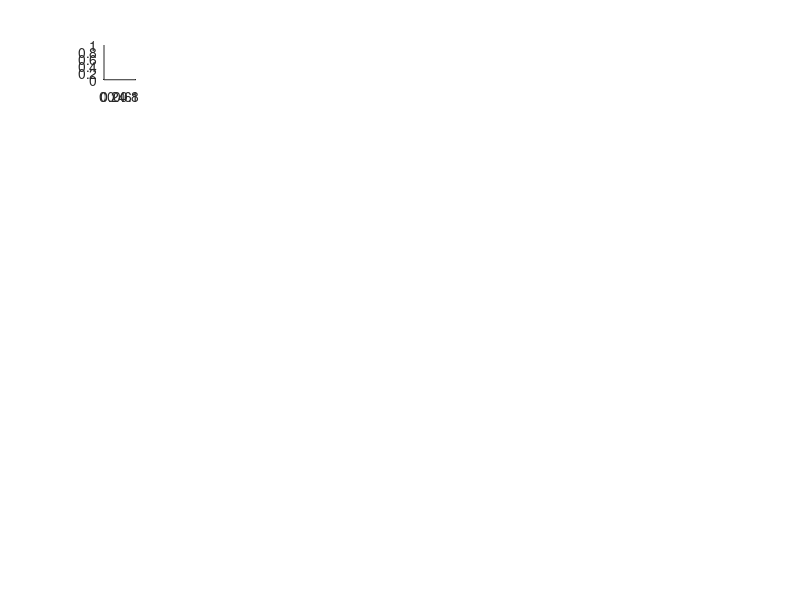

Reproduce this figure in MATLAB. (Note: this script raises an error after producing the figure.)
%% Section 1 - chosen frames

%numbers of chosen frames
numbersOfFrame = [1 2 3 4 5 6 7 8 9 10 11 13 14 15 16 17 18 19 20 21 22 24 25 26 27 28 29 30 31 32 33 35 36 37 38 39 40 41 42 43 44 46 47 48 49 50 51 52 53 54 55 57 58 59 60 61 62 63 64];%[5 6 16 71 21 26 29 32 39 47 52 59 56 63];
sizeNumbers = size(numbersOfFrame, 2);

%viewing chosen frames
figure;
for i = 1 : sizeNumbers
   subplot(7, ceil(sizeNumbers / 7), i);
   pcshow(pcread("data/framesTest3Limited/frameLimited" + num2str(numbersOfFrame(i)) + ".ply"), 'VerticalAxis', 'Y', 'VerticalAxisDir', 'Down');
end

%% Section 2 - merging 

%fixed point cloud
fixedPC = pcread("data/framesTest3Limited/frameLimited" + num2str(numbersOfFrame(1)) + ".ply");

%results of merges
mergedPointClouds = {};

%iterating across point clouds
for i = 1 : 2 : sizeNumbers - 1

    %fixed point cloud
    fixedPC = pcread("data/framesTest3Limited/frameLimited" + num2str(numbersOfFrame(i)) + ".ply");
    figure;
    subplot(2, 4, 1);
    pcshow(fixedPC, 'VerticalAxis', 'Y', 'VerticalAxisDir', 'Down');
    title("fixedPC");
    
    %translating closer to center
    M = [1 0 0 0; 0 1 0 0; 0 0 1 0; 0 0 -fixedPC.ZLimits(2) 1];
    tform = affine3d(M);
    fixedPC = pctransform(fixedPC, tform); 
    subplot(2, 4, 2);
    pcshow(fixedPC, 'VerticalAxis', 'Y', 'VerticalAxisDir', 'Down');
    title("fixedPC centered");
    
    %removing noises
    fixedPC = pcdenoise(fixedPC);
    
    %moving point cloud
    movingPC = pcread("data/framesTest3Limited/frameLimited" + num2str(numbersOfFrame(i + 1)) + ".ply"); 
    subplot(2, 4, 5);
    pcshow(movingPC, 'VerticalAxis', 'Y', 'VerticalAxisDir', 'Down');
    title("movingPC");

    %translating closer to center
    M = [1 0 0 0; 0 1 0 0; 0 0 1 0; 0 0 -movingPC.ZLimits(2) 1];
    tform = affine3d(M);
    movingPC = pctransform(movingPC, tform);
    subplot(2, 4, 6);
    pcshow(movingPC, 'VerticalAxis', 'Y', 'VerticalAxisDir', 'Down');
    title("movingPC centered");

    %removing noises
    movingPC = pcdenoise(movingPC);

    %getting downsamples
    fixedPCDownSample = pcdownsample(fixedPC, 'gridAverage', 0.0001);
    movingPCDownSample = pcdownsample(movingPC, 'gridAverage', 0.0001);
        
        %rigid trasformation
        tform = pcregrigid(movingPCDownSample, fixedPCDownSample, 'Verbose', true, 'Metric', 'pointToPlane', 'Extrapolate', true);

        %tranforming
        pointCloudTransform = pctransform(movingPC, tform);
        subplot(2, 4, [3 7]);
        pcshow(pointCloudTransform, 'VerticalAxis', 'Y', 'VerticalAxisDir', 'Down');
        title("pointCloudTransform");

        %merging pointclouds
        mergeSize = 0.0001;
        pointCloudMerge = pcmerge(fixedPC, pointCloudTransform, mergeSize);
        subplot(2, 4, [4 8]);
        pcshow(pointCloudMerge, 'VerticalAxis', 'Y', 'VerticalAxisDir', 'Down');
        title("pointCloudMerge");

        %adding result of merge to cell array
        mergedPointClouds(1, size(mergedPointClouds) + 1) = {pointCloudMerge};
        
end

%% Section 3 - first phase of merge

%viewing results
figure;
for i = 1 : size(mergedPointClouds, 2)
   subplot(3, ceil(size(mergedPointClouds, 2) / 3), i);
   pcshow(mergedPointClouds{1, i}, 'VerticalAxis', 'Y', 'VerticalAxisDir', 'Down');
end

%% Section 4 - merging merges

%fixed point cloud
fixedPC = mergedPointClouds{1, 1};

%results of merges
mergedPointClouds1 = mergedPointClouds;
mergedPointClouds2 = {};

while (size(mergedPointClouds1, 2) > 3)

    %iterating across point clouds
    for i = 1 : 2 : size(mergedPointClouds1, 2) - 1

        %fixed point cloud
        fixedPC = mergedPointClouds1{1, i};
        figure;
        subplot(2, 4, 1);
        pcshow(fixedPC, 'VerticalAxis', 'Y', 'VerticalAxisDir', 'Down');
        title("fixedPC");

        %translating closer to center
        M = [1 0 0 0; 0 1 0 0; 0 0 1 0; 0 0 -fixedPC.ZLimits(2) 1];
        tform = affine3d(M);
        fixedPC = pctransform(fixedPC, tform); 
        subplot(2, 4, 2);
        pcshow(fixedPC, 'VerticalAxis', 'Y', 'VerticalAxisDir', 'Down');
        title("fixedPC centered");

        %removing noises
        fixedPC = pcdenoise(fixedPC);

        %moving point cloud
        movingPC = mergedPointClouds{1, i + 1};
        subplot(2, 4, 5);
        pcshow(movingPC, 'VerticalAxis', 'Y', 'VerticalAxisDir', 'Down');
        title("movingPC");

        %translating closer to center
        M = [1 0 0 0; 0 1 0 0; 0 0 1 0; 0 0 -movingPC.ZLimits(2) 1];
        tform = affine3d(M);
        movingPC = pctransform(movingPC, tform);
        subplot(2, 4, 6);
        pcshow(movingPC, 'VerticalAxis', 'Y', 'VerticalAxisDir', 'Down');
        title("movingPC centered");

        %removing noises
        movingPC = pcdenoise(movingPC);

        %getting downsamples
        fixedPCDownSample = pcdownsample(fixedPC, 'gridAverage', 0.0001);
        movingPCDownSample = pcdownsample(movingPC, 'gridAverage', 0.001);
            
            %rigid trasformation
            tform = pcregrigid(movingPCDownSample, fixedPCDownSample, 'Verbose', true, 'Metric', 'pointToPlane', 'Extrapolate', true);
            
            %tranforming
            pointCloudTransform = pctransform(movingPC, tform);
            subplot(2, 4, [3 7]);
            pcshow(pointCloudTransform, 'VerticalAxis', 'Y', 'VerticalAxisDir', 'Down');
            title("pointCloudTransform");

            %merging pointclouds
            mergeSize = 0.0001;
            pointCloudMerge = pcmerge(fixedPC, pointCloudTransform, mergeSize);
            subplot(2, 4, [4 8]);
            pcshow(pointCloudMerge, 'VerticalAxis', 'Y', 'VerticalAxisDir', 'Down');
            title("pointCloudMerge");

            %adding result of merge to cell array
            mergedPointClouds2(1, size(mergedPointClouds2, 2) + 1) = {pointCloudMerge};

    end
    
    figure;
    for i = 1 : size(mergedPointClouds2, 2)
        subplot(2, ceil(size(mergedPointClouds2, 2) / 2), i);
        pcshow(mergedPointClouds2{1, i}, 'VerticalAxis', 'Y', 'VerticalAxisDir', 'Down');
    end

    mergedPointClouds1 = mergedPointClouds2;
    mergedPointClouds2 = {};
end

%% Section 5 - last before merge

%viewing results
figure;
for i = 1 : 2
   subplot(1, 2, i);
   pcshow(mergedPointClouds1{1, i}, 'VerticalAxis', 'Y', 'VerticalAxisDir', 'Down');
end

%% Section 6 - merging two last frames

%point clouds
pc1 = mergedPointClouds1{1, 1};
pc2 = mergedPointClouds1{1, 2};

% %rotation
% thetaY = pi;
% rot = [cos(thetaY) 0 sin(thetaY) 0;
%        0 1 0 0;
%        -sin(thetaY) 0 cos(thetaY) 0;
%        0 0 0 1];
% tform = affine3d(rot);
% pc2 = pctransform(pc2, tform);

% %viewing results of rotation
% figure;
% subplot(1, 2, 1);
% pcshow(pc1, 'VerticalAxis', 'Y', 'VerticalAxisDir', 'Down');
% subplot(1, 2, 2);
% pcshow(pc2, 'VerticalAxis', 'Y', 'VerticalAxisDir', 'Down');

%getting downsamples
pc1DownSample = pcdownsample(pc1, 'gridAverage', 0.0001);
pc2DownSample = pcdownsample(pc2, 'gridAverage', 0.0001);

%transformation 
tr= pcregistericp(pc2DownSample, pc1DownSample, 'Verbose', true, 'Metric', 'pointToPlane', 'Extrapolate', true);
transform = pctransform(pc2DownSample, tr);
figure;
pcshow(transform, 'VerticalAxis', 'Y', 'VerticalAxisDir', 'Down');

% %viewing results of rotation
% figure;
% pcshow(pc1, 'VerticalAxis', 'Y', 'VerticalAxisDir', 'Down');
% hold on;
% pcshow(transform, 'VerticalAxis', 'Y', 'VerticalAxisDir', 'Down');
% hold off;
% 
% %move to merge
% M = [1 0 0 0; 
%     0 1 0 0; 
%     0 0 1 0; 
%     (pc1.XLimits(2) - transform.XLimits(2)) (-pc1.YLimits(1) + transform.YLimits(1)) (-pc1.ZLimits(2) + transform.ZLimits(2)) 1]; %-transform.ZLimits(2)
% tform = affine3d(M); 
% pc1 = pctransform(pc1, tform); 

%final merge
pcMerge = pcmerge(pc1, transform, 0.0001);
figure;
pcshow(pcMerge, 'VerticalAxis', 'Y', 'VerticalAxisDir', 'Down');
xlabel("X");
ylabel("Y");
zlabel("Z");

